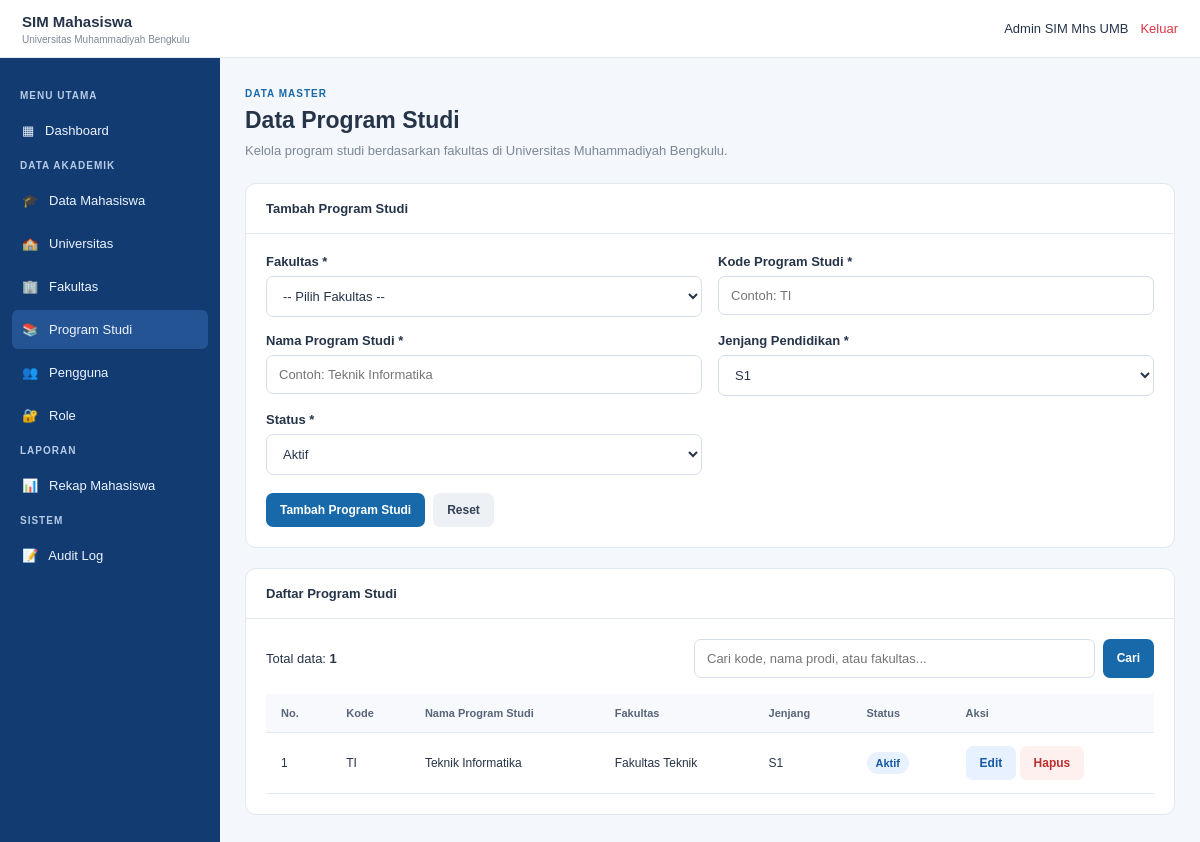
Page /program_studi.php (signed in) on the committed database.
### tables this page shows
CREATE TABLE `program_studi` (
  `id_program_studi` bigint(20) UNSIGNED NOT NULL,
  `id_fakultas` bigint(20) UNSIGNED NOT NULL,
  `kode_program_studi` varchar(20) NOT NULL,
  `nama_program_studi` varchar(200) NOT NULL,
  `jenjang` varchar(20) NOT NULL DEFAULT 'S1',
  `status_aktif` enum('Aktif','Tidak Aktif') NOT NULL DEFAULT 'Aktif',
  `created_at` timestamp NOT NULL DEFAULT current_timestamp(),
  `updated_at` timestamp NOT NULL DEFAULT current_timestamp() ON UPDATE current_timestamp()
);

CREATE TABLE `fakultas` (
  `id_fakultas` bigint(20) UNSIGNED NOT NULL,
  `id_universitas` bigint(20) UNSIGNED NOT NULL,
  `kode_fakultas` varchar(20) NOT NULL,
  `nama_fakultas` varchar(200) NOT NULL,
  `created_at` timestamp NOT NULL DEFAULT current_timestamp(),
  `updated_at` timestamp NOT NULL DEFAULT current_timestamp() ON UPDATE current_timestamp()
);

### auth.php (called while the page is built, shortened)
<?php
function e($value)
{
    return htmlspecialchars(
        (string) $value,
        ENT_QUOTES,
        'UTF-8'
    );
}

### program_studi.php (the view, shortened to what this page needs)
<?php
require_once __DIR__ . '/koneksi.php';
require_once __DIR__ . '/auth.php';
$mode = 'tambah';
$kodeProdi = '';
$namaProdi = '';
$jenjang = 'S1';
$statusAktif = 'Aktif';
$cari = isset($_GET['cari']) && is_string($_GET['cari'])
    ? trim($_GET['cari'])
    : '';
$sql = "SELECT p.id_program_studi, p.id_fakultas,
               p.kode_program_studi, p.nama_program_studi,
               p.jenjang, p.status_aktif, f.nama_fakultas
        FROM program_studi p
        INNER JOIN fakultas f ON f.id_fakultas = p.id_fakultas";
$sql .= " ORDER BY p.id_program_studi DESC";
$stmtList = $conn->prepare($sql);
$daftarProdi = array();
if ($stmtList) {
    $stmtList->execute();
    $hasilList = $stmtList->get_result();
    while ($row = $hasilList->fetch_assoc()) {
        $daftarProdi[] = $row;
    }
} else {
    $error = 'Gagal mengambil daftar program studi.';
}
?>
<!DOCTYPE html>
<html lang="id">
<head>
</head>
<body>
<header class="topbar">
    <div class="brand">SIM Mahasiswa
        <small>Universitas Muhammadiyah Bengkulu</small>
    </div>
    <div class="top-right">
        <span><?php echo e(isset($_SESSION['nama_lengkap']) ? $_SESSION['nama_lengkap'] : 'Admin'); ?></span>
        <a href="logout.php">Keluar</a>
    </div>
</header>
<aside class="sidebar">
    <div class="menu-heading">MENU UTAMA</div>
    <a class="nav-link" href="dashboard.php">▦ &nbsp; Dashboard</a>
    <div class="menu-heading">DATA AKADEMIK</div>
    <a class="nav-link" href="mahasiswa.php">🎓 &nbsp; Data Mahasiswa</a>
    <a class="nav-link" href="universitas.php">🏫 &nbsp; Universitas</a>
    <a class="nav-link" href="fakultas.php">🏢 &nbsp; Fakultas</a>
    <a class="nav-link active" href="program_studi.php">📚 &nbsp; Program Studi</a>
    <a class="nav-link" href="pengguna.php">👥 &nbsp; Pengguna</a>
    <a class="nav-link" href="role.php">🔐 &nbsp; Role</a>
    <div class="menu-heading">LAPORAN</div>
    <a class="nav-link" href="rekap_mahasiswa.php">📊 &nbsp; Rekap Mahasiswa</a>
    <div class="menu-heading">SISTEM</div>
    <a class="nav-link" href="audit_log.php">📝 &nbsp; Audit Log</a>
</aside>
<main class="main">
    <div class="page-label">DATA MASTER</div>
    <h1>Data Program Studi</h1>
    <div class="subtitle">Kelola program studi berdasarkan fakultas di Universitas Muhammadiyah Bengkulu.</div>
    <section class="panel">
        <div class="panel-heading">
            <?php echo $mode === 'edit' ? 'Edit Program Studi' : 'Tambah Program Studi'; ?>
        </div>
        <div class="panel-body">
            <form method="post" action="program_studi.php">
                <div class="form-grid">
                    <div class="form-group">
                        <label for="id_fakultas">Fakultas *</label>
                        <select name="id_fakultas" id="id_fakultas" required>
                            <option value="">-- Pilih Fakultas --</option>
                        </select>
                    </div>
                    <div class="form-group">
                        <label for="kode_program_studi">Kode Program Studi *</label>
                        <input type="text" id="kode_program_studi"
                            name="kode_program_studi" maxlength="20" required
                            placeholder="Contoh: TI"
                            value="<?php echo e($kodeProdi); ?>">
                    </div>
                    <div class="form-group">
                        <label for="nama_program_studi">Nama Program Studi *</label>
                        <input type="text" id="nama_program_studi"
                            name="nama_program_studi" maxlength="200" required
                            placeholder="Contoh: Teknik Informatika"
                            value="<?php echo e($namaProdi); ?>">
                    </div>
                    <div class="form-group">
                        <label for="jenjang">Jenjang Pendidikan *</label>
                        <select id="jenjang" name="jenjang" required>
                            <?php foreach (array('D1','D2','D3','D4','S1','S2','S3','Profesi') as $j): ?>
                                <option value="<?php echo e($j); ?>"
                                    <?php echo $jenjang === $j ? 'selected' : ''; ?>>
                                    <?php echo e($j); ?>
                                </option>
                            <?php endforeach; ?>
                        </select>
                    </div>
                    <div class="form-group">
                        <label for="status_aktif">Status *</label>
                        <select id="status_aktif" name="status_aktif" required>
                            <option value="Aktif" <?php echo $statusAktif === 'Aktif' ? 'selected' : ''; ?>>Aktif</option>
                        </select>
                    </div>
                </div>
                <div class="actions">
                    <button class="btn primary" type="submit">
                        <?php echo $mode === 'edit' ? 'Simpan Perubahan' : 'Tambah Program Studi'; ?>
                    </button>
                    <?php if ($mode === 'edit'): ?>
                        <a href="program_studi.php" class="btn light">Batal</a>
                    <?php else: ?>
                        <button type="reset" class="btn light">Reset</button>
                    <?php endif; ?>
                </div>
            </form>
        </div>
    </section>
    <section class="panel">
        <div class="panel-heading">Daftar Program Studi</div>
        <div class="panel-body">
            <div class="toolbar">
                <span>Total data: <strong><?php echo count($daftarProdi); ?></strong></span>
                <form class="search" method="get" action="program_studi.php">
                    <input type="search" name="cari"
                        placeholder="Cari kode, nama prodi, atau fakultas..."
                        value="<?php echo e($cari); ?>">
                    <button class="btn primary" type="submit">Cari</button>
                </form>
            </div>
            <div class="table-wrap">
                <table>
                    <thead>
                        <tr>
                            <th>No.</th>
                            <th>Kode</th>
                            <th>Nama Program Studi</th>
                            <th>Fakultas</th>
                            <th>Jenjang</th>
                            <th>Status</th>
                            <th>Aksi</th>
                        </tr>
                    </thead>
                    <tbody>
                    <?php if (count($daftarProdi) > 0): ?>
                        <?php foreach ($daftarProdi as $i => $p): ?>
                            <tr>
                                <td><?php echo $i + 1; ?></td>
                                <td><?php echo e($p['kode_program_studi']); ?></td>
                                <td><?php echo e($p['nama_program_studi']); ?></td>
                                <td><?php echo e($p['nama_fakultas']); ?></td>
                                <td><?php echo e($p['jenjang']); ?></td>
                                <td>
                                    <span class="badge <?php echo $p['status_aktif'] === 'Aktif' ? '' : 'badge-off'; ?>">
                                        <?php echo e($p['status_aktif']); ?>
                                    </span>
                                </td>
                                <td>
                                    <a class="btn edit"
                                        href="program_studi.php?edit=<?php echo (int) $p['id_program_studi']; ?>">Edit</a>
                                    <form class="inline" method="post" action="program_studi.php"
                                        onsubmit="return confirm('Yakin ingin menghapus program studi ini?');">
                                        <button class="btn delete" type="submit">Hapus</button>
                                    </form>
                                </td>
                            </tr>
                        <?php endforeach; ?>
                    <?php else: ?>
                        <tr>
                            <td colspan="7" class="empty">Belum ada data program studi atau data tidak ditemukan.</td>
                        </tr>
                    <?php endif; ?>
                    </tbody>
                </table>
            </div>
        </div>
    </section>
</main>
</body>
</html>

### program_studi.php (style rules this page uses)
* { box-sizing:border-box;margin:0;padding:0 }
:root { --dark:#123b72;--blue:#1769aa;--hover:#245493;--bg:#f4f7fb;--border:#e1e8f0;--text:#263449;--muted:#7c8797 }
body { font-family:Arial,Helvetica,sans-serif;background:var(--bg);color:var(--text);font-size:13px }
.topbar { height:58px;position:fixed;z-index:10;top:0;left:0;right:0;display:flex;align-items:center;justify-content:space-between;padding:0 22px;background:white;border-bottom:1px solid var(--border) }
.brand { font-size:15px;font-weight:bold }
.brand small { display:block;margin-top:4px;color:var(--muted);font-size:10px;font-weight:normal }
.top-right { display:flex;gap:12px;align-items:center }
.top-right a { color:#dc3545;text-decoration:none }
.sidebar { position:fixed;top:58px;bottom:0;left:0;width:220px;overflow-y:auto;background:var(--dark);padding:22px 12px }
.menu-heading { margin:10px 8px;color:#b7cbe6;font-size:10px;font-weight:bold;letter-spacing:1px }
.nav-link { display:block;padding:12px 10px;margin-bottom:4px;border-radius:6px;color:#edf4ff;text-decoration:none }
.nav-link:hover,.nav-link.active { background:var(--hover) }
.main { min-height:100vh;margin-left:220px;padding:88px 25px 30px }
.page-label { margin-bottom:8px;color:var(--blue);font-size:10px;font-weight:bold;letter-spacing:1px }
h1 { font-size:23px;margin-bottom:7px }
.subtitle { margin-bottom:22px;color:var(--muted);line-height:1.5 }
.panel { margin-bottom:20px;overflow:hidden;background:white;border:1px solid var(--border);border-radius:11px }
.panel-heading { padding:17px 20px;border-bottom:1px solid var(--border);font-weight:bold }
.panel-body { padding:20px }
.form-grid { display:grid;grid-template-columns:repeat(2,minmax(0,1fr));gap:16px }
.form-group { display:flex;flex-direction:column;gap:7px }
label { font-weight:bold }
input,select { width:100%;padding:11px 12px;border:1px solid #d5deea;border-radius:7px;background:white;font:inherit;color:var(--text) }
.actions { display:flex;gap:8px;margin-top:18px;flex-wrap:wrap }
.btn { display:inline-block;padding:10px 14px;border:0;border-radius:7px;cursor:pointer;font-size:12px;font-weight:bold;text-decoration:none }
.primary { background:var(--blue);color:white }
.light { background:#edf1f6;color:#344054 }
.edit { background:#e7f1ff;color:#1759a5 }
.delete { background:#fff0f0;color:#bd3030 }
.toolbar { display:flex;justify-content:space-between;align-items:center;gap:12px;margin-bottom:16px;flex-wrap:wrap }
.search { display:flex;gap:8px;max-width:460px;flex:1 }
.search input { min-width:100px }
.table-wrap { overflow-x:auto }
table { width:100%;border-collapse:collapse;white-space:nowrap }
th,td { padding:13px 15px;border-bottom:1px solid var(--border);text-align:left }
th { background:#f7f9fc;color:#596579;font-size:11px }
td { font-size:12px }
.inline { display:inline }
.badge { display:inline-block;padding:5px 9px;border-radius:20px;background:#e7f1ff;color:#1759a5;font-size:11px;font-weight:bold }

### rows in the picture
program_studi: kode_program_studi "TI", nama_program_studi "Teknik Informatika", id_fakultas.nama_fakultas "Fakultas Teknik", jenjang "S1", status_aktif "Aktif"

### other values in the picture
isset($_SESSION['nama_lengkap']) ? $_SESSION['nama_lengkap'] : 'Admin' "Admin SIM Mhs UMB"
count($daftarProdi) "1"
form field jenjang "S1"
